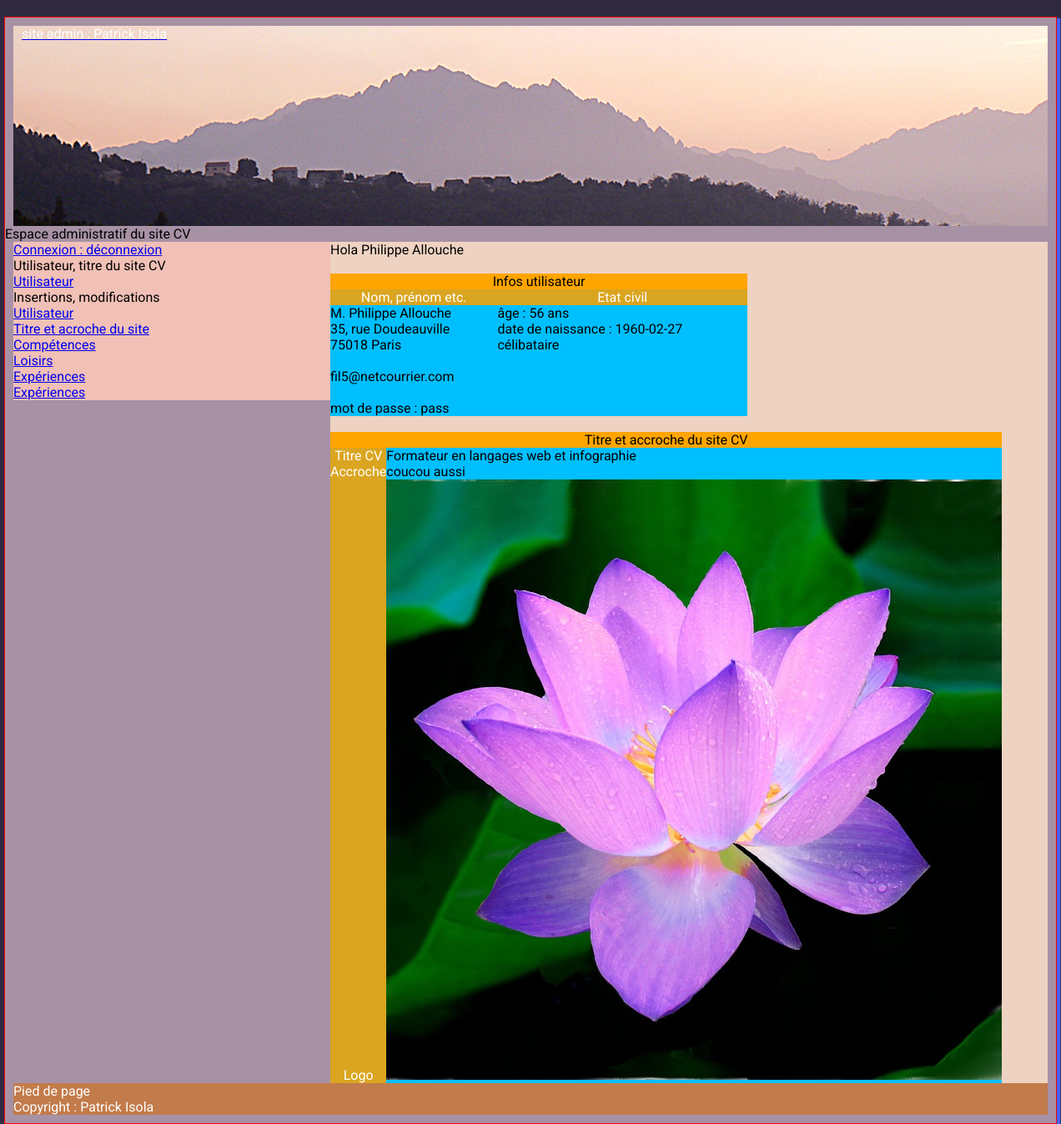
The app's page /admin/index.php with its own data.
### tables this page shows
CREATE TABLE `t_utilisateur` (
  `id_utilisateur` int(11) NOT NULL,
  `prenom` varchar(25) NOT NULL,
  `nom` varchar(25) NOT NULL,
  `email` varchar(50) NOT NULL,
  `telephone` varchar(20) NOT NULL COMMENT 'varchar car 0 n''est pas un entier',
  `mdp` varchar(13) NOT NULL,
  `pseudo` varchar(13) NOT NULL,
  `avatar` varchar(13) NOT NULL,
  `age` smallint(5) NOT NULL,
  `date_naissance` date NOT NULL,
  `sexe` enum('Femme','Homme') NOT NULL,
  `etat_civil` enum('M.','Mme') NOT NULL,
  `statut_marital` varchar(13) NOT NULL,
  `adresse` text NOT NULL,
  `code_postal` varchar(5) NOT NULL,
  `ville` varchar(20) NOT NULL,
  `pays` varchar(25) NOT NULL,
  `note` varchar(20) NOT NULL
);

CREATE TABLE `t_titre_cv` (
  `id_titre` smallint(6) NOT NULL,
  `titre_cv` text NOT NULL,
  `accroche` text NOT NULL,
  `logo` varchar(50) NOT NULL,
  `utilisateur_id` int(11) NOT NULL
);

### admin/index.php (the view, shortened to what this page needs)
<?php require '../connexion/connexion.php' ?>
<!DOCTYPE html>
<html lang="fr">
<head>
    <?php
    $sql = $pdoCV->query(" SELECT * FROM t_utilisateur WHERE id_utilisateur ='2' ");
    $ligne = $sql->fetch();
    ?>
    <link type="text/css" href="../css/style_admin.css" rel="stylesheet">
</head>
<body>
    <div id="enveloppe">
    <header>
    <?php include ("admin_en_tete.php"); ?>
    </header>
    <h1>Espace administratif du site CV</h1>
    <div id="menu">
        <?php include ("admin_menu.php"); ?>
    </div>
    <div id="contenuPrincipal">
        <p><?php
        echo 'Hola '.$ligne['prenom'].' '.$ligne['nom'].'<br><img src="../img/" alt="">';
        ?>
        </p>
        <table width="500px" border="1">
        <caption>Infos utilisateur</caption>
        <thead>
            <th>Nom, prénom etc.</th>
            <th>Etat civil</th>
        </thead>
        <tr>
            <td>
                <?php echo '<p>'.$ligne['etat_civil'].' '.$ligne['prenom'].' '.$ligne['nom'].'<br>
                '.$ligne['adresse'].'<br>'.$ligne['code_postal'].' '.$ligne['ville'].'<br><br> '.$ligne['email'].' <br><br> mot de passe : '.$ligne['mdp'].'
                </p>'; ?>
            </td>
            <td>
                <?php echo '<p>âge : '.$ligne['age'].' ans<br>date de naissance : '.$ligne['date_naissance'].'<br>
            '.$ligne['statut_marital'].'<br></p>'; ?>
            </td>
        </tr>
    </table>
        <p>&nbsp;</p>
    <table>
        <?php
            $sql = $pdoCV->query(" SELECT * FROM t_titre_cv WHERE utilisateur_id ='2' ");
            $ligne = $sql->fetch();
        ?>
        <caption>Titre et accroche du site CV</caption>
        <tr>
            <th>Titre CV</th>
            <td><?php echo $ligne['titre_cv']; ?></td>
        </tr>
        <tr>
            <th>Accroche</th>
            <td><?php echo $ligne['accroche']; ?></td>
        </tr>
        <tr>
            <th>Logo</th>
            <td><img src="../img/<?php echo $ligne['logo']; ?>" alt="<?php echo $ligne['logo']; ?>"></td>
        </tr>
    </table>
    </div>
    <footer>
        <?php include ("admin_footer.php"); ?>
    </footer>
    </div>
</body>
</html>

### admin/admin_footer.php
<?php
    $sql = $pdoCV->query(" SELECT * FROM t_utilisateur WHERE id_utilisateur ='1' ");
    $ligne = $sql->fetch();
    ?>
<p>Pied de page</p>
<p>Copyright : <?php echo $ligne['prenom'].' '.$ligne['nom']; ?></p>

### css/style_admin.css (style rules this page uses)
html, body, div, span, applet, object, iframe, h1, h2, h3, h4, h5, h6, p, blockquote, pre, a, abbr, acronym, address, big, cite, code, del, dfn, em, img, ins, kbd, q, s, samp, small, strike, strong, sub, sup, tt, var, b, u, i, center, dl, dt, dd, ol, ul, li, fieldset, form, label, legend, table, caption, tbody, tfoot, thead, tr, th, td, article, aside, canvas, details, embed, figure, figcaption, footer, header, hgroup, menu, nav, output, ruby, section, summary, time, mark, audio, video { margin: 0; padding: 0; border: 0; font-size: 100%; font: inherit; vertical-align: baseline; }
article, aside, details, figcaption, figure, footer, header, hgroup, menu, nav, section { display: block; }
body { line-height: 1; }
table { border-collapse: collapse; border-spacing: 0; }
body { margin: auto; font: 1em Roboto, sans-serif; background-color: #302A40; }
header { background: url(../img/popolasca.jpg) center center no-repeat; height:240px; margin-right: 10px; margin-left: 10px; }
#enveloppe { width: 1260px; margin-right: auto; margin-left: auto; margin-top: 20px; background-color: #A791A5; border: 1px solid red; -webkit-box-shadow: 3px 3px 1px 1px #4262FF; box-shadow: 3px 3px 1px 1px #4262FF; }
#menu { width: 380px; background-color: #F1C0B6; float: left; margin-left: 10px; }
#contenuPrincipal { width: 860px; background-color: #EFD3C2; float: right; margin-right: 10px; }
footer { margin-right: 10px; margin-left: 10px; margin-bottom: 10px; color:white; background: #C27B4A; }
table { background-color: deepskyblue; }
caption { background:orange; }
thead { background: red; color: white; }
th { background-color: goldenrod; color: white; }

### records on screen
t_utilisateur: prenom "Philippe", nom "Allouche", etat_civil "M.", adresse "35, rue Doudeauville", code_postal "75018", ville "Paris", email "fil5@netcourrier.com", mdp "pass", age "56", date_naissance "1960-02-27", statut_marital "célibataire"
t_titre_cv: titre_cv "Formateur en langages web et infographie", accroche "coucou aussi", logo (picture)
t_utilisateur: prenom "Patrick", nom "Isola"
